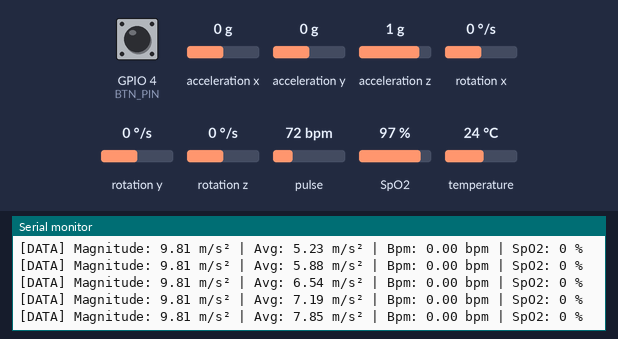
The program below on a simulated ESP32. Shown: the last lines printed to the serial monitor. The inputs (shaded band) are chosen by the test bench; at power-on: pulse 72 bpm, GPIO 4 (BTN_PIN) HIGH, acceleration x 0 g, acceleration y 0 g, acceleration z 1 g, rotation x 0 °/s, rotation y 0 °/s, rotation z 0 °/s, SpO2 97 %, temperature 24 °C. WiFi joins after 1.5 s; servers stay silent unless stated.

Above: at 2.7 s.
2.8 s: pulse set to 129 bpm
At 2.98 s:
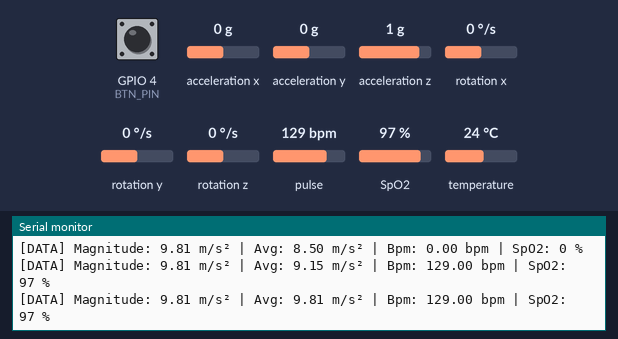
4.3 s: pulse set to 133 bpm
At 10.9 s:
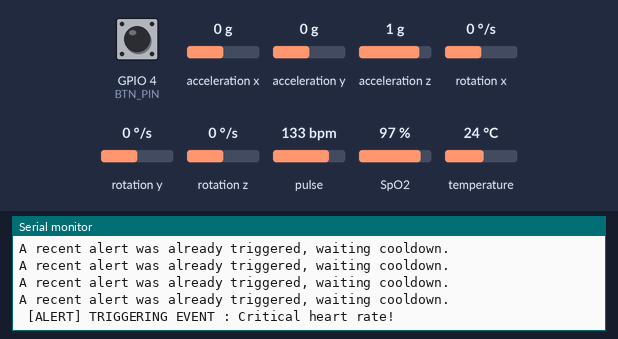
Timing chart, 0 to 12.4 s (numbered marks = the images above; inputs shaded):
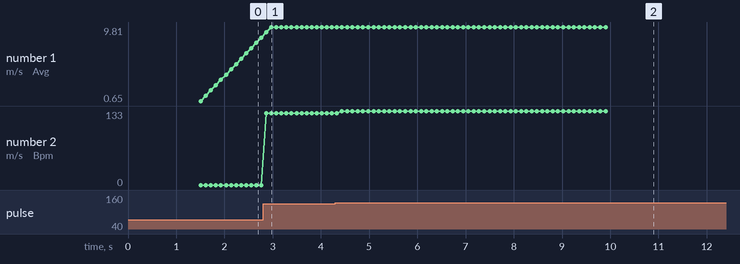

Measured:
- the behaviour switches between 130 and 131 bpm on pulse (found by bisection; images 1 and 2)
- after the input at 2.8 s, the serial monitor: prints a new line after 0.07 s (image 1)
- after the input at 4.3 s, the serial monitor: prints a new line after 0.12 s (image 2)
- plotted number 2: 0 → 129 after the input at 2.8 s, 129 → 133 after the input at 4.3 s

The program:

main.cpp
```cpp
#include "freertos/portmacro.h"
#include <Arduino.h>
#include <WiFi.h>
#include <Wire.h>
#include <Adafruit_MPU6050.h>
#include <Adafruit_Sensor.h>
#include "MAX30100_PulseOximeter.h"
#include "SinricPro.h"
#include "SinricProSwitch.h"
#include "credentials.h"
#include "types.h"

#define BAUD_RATE 115200
#define I2C_ADDR_MPU6050 0x68
#define BTN_PIN 4
#define I2C1_SDA 21
#define I2C1_SCL 22
#define I2C2_SDA 32
#define I2C2_SCL 33
#define SENSORS_INTERVAL 1
#define OXM_INTERVAL 400
#define DEBUG_INTERVAL 100
#define ALERT_COOLDOWN 10000

#ifdef DEBUG

#define DEBUG_PRINT(fmt, ...) printf(fmt, ##__VA_ARGS__)
// smaller thresholds for testing!
#define ACCEL_DANGER_THRESHOLD 14
#define ACCEL_DIFF_THRESHOLD 1

#else
#define DEBUG_PRINT(fmt, ...) ((void)0)

#define ACCEL_DANGER_THRESHOLD 16
#define ACCEL_DIFF_THRESHOLD 2

#endif

Adafruit_MPU6050 mpu;
PulseOximeter pox;

// enum ERROR_TYPES { ERR_THREAD, ERR_OXM, ERR_MPU6050, ERR_OTHER };
// enum DEBUG { };
// String debug_strings[];

enum ALERT_CODE : u8 { ALERT_BTN, ALERT_COLLISION, ALERT_HEARTRATE, ALERT_O2, ALERT_NONE };
static enum ALERT_CODE alert_id = ALERT_NONE;

#ifdef LANG_BR
String alerts[] = { "Botão de Pânico Acionado!", "Queda Brusca Detectada!",
		    "Frequência Cardíaca Crítica!", "Hipóxia Crítica!" };
#else
String alerts[] = { "Panic Button Activated!", "Sudden Drop Detected!", "Critical heart rate!",
		    "Critical Hipoxia!" };
#endif

// vars for task data sharing
volatile f32 bpm_global = 0.0;
volatile u8 spo2_global = 0;

static f32 magnitude = 0;

// Timers
u32 t_tick_sensors = 0;
u32 t_activated_alarm = 0;
u32 t_telemtry = 0;
u32 t_last_alert = 0;
u32 t_modules_update = 0;

static void print_data(void);
static f32 module(sensors_vec_t vec);
static void onBeatDetected(void);
static bool onPowerState(const String &deviceId, bool &state);

#define MODULES_LEN 15
#define MODULES_UPDATE_INTERVAL 100
static f32 modules_avg = 0;
static f32 modules[MODULES_LEN] = {};
static u8 modules_i = 0;
static void buffer_update(f32 magnitude);
static f32 buffer_get_avg(void);
static bool detect_collision(f32 magnitude);
static enum ALERT_CODE detect_bpm_spo(f32 bpm, u8 spo2);

// task for reading MAX30100 data on parallel
void max30100_task(void *pvParameters)
{
	DEBUG_PRINT("[OXM] Initializing MAX30102 Task : %d\n", xPortGetCoreID());
	delay(100);

	DEBUG_PRINT("[OXM] Configuring I2C\n");
	Wire.begin(I2C1_SDA, I2C1_SCL);

	while (!pox.begin()) {
		DEBUG_PRINT("[OXM] MAX30100 not found, trying again!\n");
		delay(1000);
	}
	DEBUG_PRINT("[OXM] OK!\n");

	// use tested current
	pox.setIRLedCurrent(MAX30100_LED_CURR_50MA);
	pox.setOnBeatDetectedCallback(onBeatDetected);

	u32 t_update_vars = 0;
	while (1) {
		pox.update();

		if (millis() - t_update_vars > OXM_INTERVAL) {
			bpm_global = pox.getHeartRate();
			spo2_global = pox.getSpO2();
			t_update_vars = millis();
		}
	}
	//keep watchdog alive
	vTaskDelay(1 / portTICK_PERIOD_MS);
}

// SETUP (CORE 1)
void setup()
{
	Serial.begin(BAUD_RATE);
	pinMode(BTN_PIN, INPUT_PULLUP);

	// Oximeter task
#ifndef DISABLE_OXM
	BaseType_t task = xTaskCreatePinnedToCore(max30100_task, "TaskMAX", 4096, NULL, 1, NULL, 0);
	configASSERT(task == pdPASS);
#endif

	// Mpu6050
	Wire1.begin(I2C2_SDA, I2C2_SCL);
	DEBUG_PRINT("[MPU] Configuring I2C\n");
	while (!mpu.begin(MPU6050_I2CADDR_DEFAULT, &Wire1)) {
		DEBUG_PRINT("[MPU] MPU6050 Not found, Trying again!\n");
		delay(1000);
	}
	DEBUG_PRINT("[MPU] OK!\n");
	mpu.setAccelerometerRange(MPU6050_RANGE_8_G);

	//Wifi
	DEBUG_PRINT("[WIFI] Conecting to wifi\n");
	WiFi.begin(WIFI_SSID, WIFI_PASS);
	while (WiFi.status() != WL_CONNECTED) {
		delay(500);
		DEBUG_PRINT(".\n");
	}
	DEBUG_PRINT("[WIFI] OK!\n");

	// SinricPro
	SinricProSwitch &mySwitch = SinricPro[BRACELET_ID];
	mySwitch.onPowerState(onPowerState);
	SinricPro.begin(APP_KEY, APP_SECRET);
}

void loop()
{
	SinricPro.handle();

	// desativar o alarme depois de 3 segundos
	if (alert_id != ALERT_NONE && (millis() - t_activated_alarm > 3000)) {
		SinricProSwitch &mySwitch = SinricPro[BRACELET_ID];
		mySwitch.sendPowerStateEvent(false);
		alert_id = ALERT_NONE;
	}

	//sensors logic loop
	if ((millis() - t_tick_sensors > SENSORS_INTERVAL && alert_id == ALERT_NONE)) {
		// check for emergency btn
		if (digitalRead(BTN_PIN) == LOW) {
			alert_id = ALERT_BTN;
		}

		// check for collisions
		sensors_event_t acell_ev, gyro_ev, temp_ev;
		mpu.getEvent(&acell_ev, &gyro_ev, &temp_ev);
		magnitude = module(acell_ev.acceleration);
		if (detect_collision(magnitude)) {
			alert_id = ALERT_COLLISION;
		}

		// Read values shared from 30102 task
		f32 bpm_local = bpm_global;
		u8 spo2_local = spo2_global;

		// check oximeter and heartrate
		alert_id = detect_bpm_spo(bpm_local, spo2_local);

		// handle alert
		if (alert_id != ALERT_NONE) {
			if (millis() - t_last_alert > ALERT_COOLDOWN) {
				DEBUG_PRINT("\n [ALERT] TRIGGERING EVENT : %s",
					    alerts[alert_id].c_str());
				SinricProSwitch &mySwitch = SinricPro[BRACELET_ID];
				mySwitch.sendPowerStateEvent(true);
				mySwitch.sendPushNotification(alerts[alert_id]);
				// reset modules array
				memset(modules, 0, sizeof(f32) * MODULES_LEN);
				t_activated_alarm = millis();
				t_last_alert = millis();
			} else {
				// this will print a lot of stuff
				// it's interesting to see how many of the readings
				// would've triggered the alarm!
				DEBUG_PRINT(
					"A recent alert was already triggered, waiting cooldown.\n");
				alert_id = ALERT_NONE;
			}
		}
		t_tick_sensors = millis();
	}
	if (millis() - t_modules_update > MODULES_UPDATE_INTERVAL && alert_id == ALERT_NONE) {
		t_modules_update = millis();
		buffer_update(magnitude);
	}
	//debug_output (1000ms)
	print_data();
}

static void print_data(void)
{
#ifdef DEBUG
	if (millis() - t_telemtry > DEBUG_INTERVAL && alert_id == ALERT_NONE) {
		DEBUG_PRINT(
			"[DATA] Magnitude: %.2f m/s² | Avg: %.2f m/s² | Bpm: %.2f bpm | SpO2: %d %% \n",
			magnitude, modules_avg, bpm_global, spo2_global);
		t_telemtry = millis();
	}
#endif
}

static f32 module(sensors_vec_t vec)
{
	return sqrt(pow(vec.x, 2) + pow(vec.y, 2) + pow(vec.z, 2));
}

// currently unused callback function
static void onBeatDetected(void)
{
	return;
}

// another unused callback
bool onPowerState(const String &deviceId, bool &state)
{
	return true;
}

static void buffer_update(f32 value)
{
	if (modules_i < MODULES_LEN) {
		modules[modules_i] = value;
		modules_i++;
	} else {
		modules_i = 0;
	}
	modules_avg = buffer_get_avg();
}

static f32 buffer_get_avg(void)
{
	f32 sum = 0.f;
	for (u8 i = 0; i < MODULES_LEN; i++) {
		sum += modules[i];
	}
	return sum / MODULES_LEN;
};

static bool detect_collision(f32 magnitude)
{
	bool dangerous_spd = (modules_avg > ACCEL_DANGER_THRESHOLD);
	f32 diff = (magnitude - modules_avg);
	bool crash = ((diff < 0) && (abs(diff) > ACCEL_DIFF_THRESHOLD));

	if (dangerous_spd && crash) {
		DEBUG_PRINT("[COLLISION DETECTED] - DIFF: %f", diff);
		return true;
	}
	return false;
}

static enum ALERT_CODE detect_bpm_spo(f32 bpm, u8 spo2)
{
#ifndef DISABLE_OXM
	if (alert_id == ALERT_NONE) {
		if (bpm > 0) {
			if (bpm < 40.0 || bpm > 130.0) {
				return ALERT_HEARTRATE;
			} else if (spo2 > 0 && spo2 < 90) {
				return ALERT_O2;
			}
		}
	}
#endif
	return alert_id;
};
```

credentials.h
```cpp
// CREDENTIAL CONFIGS, update your configs here
#define WIFI_SSID "wifi_SSID"
#define WIFI_PASS "PASSWD"
#define APP_KEY "c5c02bc5j-485434-40ba-b097-2b4904dbeb57"
#define APP_SECRET "f4958718-d614-4172-a405-76f2764064744-fd886b53-9ff1-4a5f-8249-6a1b84a3a7c3"
#define BRACELET_ID "6a52rhcf6ba33ashb98dfb57"
```

types.h
```cpp
#pragma once

#include <inttypes.h>
#include <stdbool.h>
#include <stddef.h>

typedef int8_t i8;
typedef int16_t i16;
typedef int32_t i32;
typedef int64_t i64;
typedef uint8_t u8;
typedef uint16_t u16;
typedef uint32_t u32;
typedef uint64_t u64;
typedef float f32;
typedef double f64;
typedef size_t usize;
```
